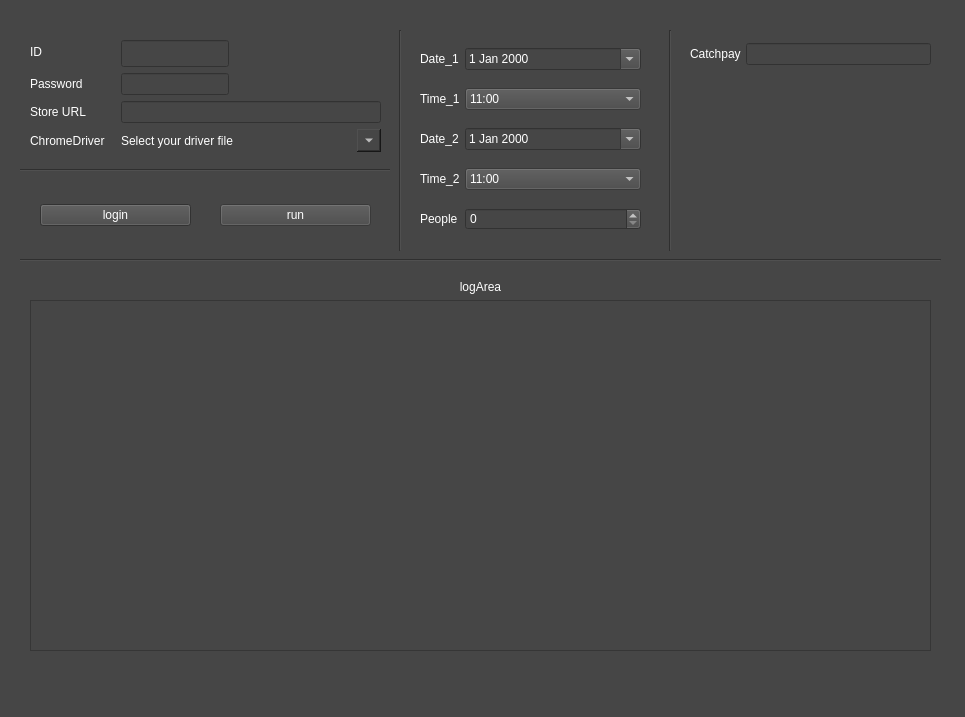
<?xml version="1.0" encoding="UTF-8"?>
<ui version="4.0">
 <class>Macro_h_window</class>
 <widget class="QMainWindow" name="Macro_h_window">
  <property name="geometry">
   <rect>
    <x>0</x>
    <y>0</y>
    <width>965</width>
    <height>717</height>
   </rect>
  </property>
  <property name="windowTitle">
   <string>Macro_h Ver.0.1</string>
  </property>
  <property name="windowIcon">
   <iconset>
    <normaloff>../temp_trash/temp/img/logo.png</normaloff>../temp_trash/temp/img/logo.png</iconset>
  </property>
  <property name="styleSheet">
   <string notr="true">background-color: rgb(70, 70, 70);
color: rgb(255,255,255)</string>
  </property>
  <widget class="QWidget" name="centralwidget">
   <widget class="QWidget" name="formLayoutWidget">
    <property name="geometry">
     <rect>
      <x>20</x>
      <y>30</y>
      <width>371</width>
      <height>132</height>
     </rect>
    </property>
    <layout class="QFormLayout" name="required_form">
     <property name="horizontalSpacing">
      <number>16</number>
     </property>
     <property name="leftMargin">
      <number>10</number>
     </property>
     <property name="topMargin">
      <number>10</number>
     </property>
     <property name="rightMargin">
      <number>10</number>
     </property>
     <property name="bottomMargin">
      <number>10</number>
     </property>
     <item row="0" column="0">
      <widget class="QLabel" name="label_id">
       <property name="text">
        <string>ID</string>
       </property>
      </widget>
     </item>
     <item row="0" column="1">
      <widget class="QLineEdit" name="text_id">
       <property name="enabled">
        <bool>true</bool>
       </property>
       <property name="sizePolicy">
        <sizepolicy hsizetype="Maximum" vsizetype="Expanding">
         <horstretch>0</horstretch>
         <verstretch>0</verstretch>
        </sizepolicy>
       </property>
      </widget>
     </item>
     <item row="1" column="0">
      <widget class="QLabel" name="label_pw">
       <property name="text">
        <string>Password</string>
       </property>
      </widget>
     </item>
     <item row="1" column="1">
      <widget class="QLineEdit" name="text_pw">
       <property name="sizePolicy">
        <sizepolicy hsizetype="Maximum" vsizetype="Fixed">
         <horstretch>0</horstretch>
         <verstretch>0</verstretch>
        </sizepolicy>
       </property>
       <property name="echoMode">
        <enum>QLineEdit::Password</enum>
       </property>
      </widget>
     </item>
     <item row="2" column="0">
      <widget class="QLabel" name="label_url">
       <property name="text">
        <string>Store URL</string>
       </property>
      </widget>
     </item>
     <item row="2" column="1">
      <widget class="QLineEdit" name="text_url"/>
     </item>
     <item row="3" column="0">
      <widget class="QLabel" name="label_driver">
       <property name="text">
        <string>ChromeDriver</string>
       </property>
      </widget>
     </item>
     <item row="3" column="1">
      <layout class="QHBoxLayout" name="horizontalLayout">
       <item>
        <widget class="QLabel" name="label_fname">
         <property name="text">
          <string>Select your driver file</string>
         </property>
        </widget>
       </item>
       <item>
        <widget class="QToolButton" name="toolButton_driver">
         <property name="sizePolicy">
          <sizepolicy hsizetype="Fixed" vsizetype="Fixed">
           <horstretch>0</horstretch>
           <verstretch>0</verstretch>
          </sizepolicy>
         </property>
         <property name="text">
          <string/>
         </property>
         <property name="toolButtonStyle">
          <enum>Qt::ToolButtonIconOnly</enum>
         </property>
         <property name="autoRaise">
          <bool>false</bool>
         </property>
         <property name="arrowType">
          <enum>Qt::DownArrow</enum>
         </property>
        </widget>
       </item>
      </layout>
     </item>
    </layout>
   </widget>
   <widget class="QWidget" name="gridLayoutWidget">
    <property name="geometry">
     <rect>
      <x>20</x>
      <y>180</y>
      <width>371</width>
      <height>71</height>
     </rect>
    </property>
    <layout class="QGridLayout" name="btn_grid">
     <property name="leftMargin">
      <number>20</number>
     </property>
     <property name="rightMargin">
      <number>20</number>
     </property>
     <property name="horizontalSpacing">
      <number>29</number>
     </property>
     <item row="0" column="1">
      <widget class="QPushButton" name="btn_run">
       <property name="enabled">
        <bool>false</bool>
       </property>
       <property name="text">
        <string>run</string>
       </property>
      </widget>
     </item>
     <item row="0" column="0">
      <widget class="QPushButton" name="btn_login">
       <property name="sizePolicy">
        <sizepolicy hsizetype="Minimum" vsizetype="Preferred">
         <horstretch>0</horstretch>
         <verstretch>0</verstretch>
        </sizepolicy>
       </property>
       <property name="text">
        <string>login</string>
       </property>
       <property name="flat">
        <bool>false</bool>
       </property>
      </widget>
     </item>
    </layout>
   </widget>
   <widget class="QWidget" name="verticalLayoutWidget">
    <property name="geometry">
     <rect>
      <x>20</x>
      <y>270</y>
      <width>921</width>
      <height>391</height>
     </rect>
    </property>
    <layout class="QVBoxLayout" name="log_vertical">
     <property name="leftMargin">
      <number>10</number>
     </property>
     <property name="topMargin">
      <number>10</number>
     </property>
     <property name="rightMargin">
      <number>10</number>
     </property>
     <property name="bottomMargin">
      <number>10</number>
     </property>
     <item>
      <widget class="QLabel" name="label_log">
       <property name="text">
        <string>logArea</string>
       </property>
       <property name="alignment">
        <set>Qt::AlignCenter</set>
       </property>
      </widget>
     </item>
     <item>
      <widget class="QTextBrowser" name="text_log">
       <property name="font">
        <font>
         <family>Ubuntu</family>
        </font>
       </property>
      </widget>
     </item>
    </layout>
   </widget>
   <widget class="QWidget" name="gridLayoutWidget_2">
    <property name="geometry">
     <rect>
      <x>410</x>
      <y>30</y>
      <width>241</width>
      <height>221</height>
     </rect>
    </property>
    <layout class="QGridLayout" name="time_area_grid" columnstretch="0,1" columnminimumwidth="0,0">
     <property name="leftMargin">
      <number>10</number>
     </property>
     <property name="rightMargin">
      <number>10</number>
     </property>
     <property name="horizontalSpacing">
      <number>5</number>
     </property>
     <property name="verticalSpacing">
      <number>0</number>
     </property>
     <item row="3" column="0">
      <widget class="QLabel" name="label_time_2">
       <property name="text">
        <string>Time_2</string>
       </property>
      </widget>
     </item>
     <item row="2" column="0">
      <widget class="QLabel" name="label_date_2">
       <property name="text">
        <string>Date_2</string>
       </property>
      </widget>
     </item>
     <item row="4" column="1">
      <widget class="QSpinBox" name="spinBox_people">
       <property name="enabled">
        <bool>false</bool>
       </property>
      </widget>
     </item>
     <item row="0" column="0">
      <widget class="QLabel" name="label_date_1">
       <property name="text">
        <string>Date_1</string>
       </property>
      </widget>
     </item>
     <item row="4" column="0">
      <widget class="QLabel" name="label_people">
       <property name="text">
        <string>People</string>
       </property>
      </widget>
     </item>
     <item row="1" column="0">
      <widget class="QLabel" name="label_time_1">
       <property name="text">
        <string>Time_1</string>
       </property>
      </widget>
     </item>
     <item row="0" column="1">
      <widget class="QDateEdit" name="dnt_date_1">
       <property name="enabled">
        <bool>false</bool>
       </property>
       <property name="currentSection">
        <enum>QDateTimeEdit::DaySection</enum>
       </property>
       <property name="calendarPopup">
        <bool>true</bool>
       </property>
      </widget>
     </item>
     <item row="2" column="1">
      <widget class="QDateEdit" name="dnt_date_2">
       <property name="enabled">
        <bool>false</bool>
       </property>
       <property name="calendarPopup">
        <bool>true</bool>
       </property>
      </widget>
     </item>
     <item row="1" column="1">
      <widget class="QComboBox" name="dnt_time_1">
       <property name="enabled">
        <bool>false</bool>
       </property>
       <property name="editable">
        <bool>false</bool>
       </property>
       <property name="currentIndex">
        <number>0</number>
       </property>
       <item>
        <property name="text">
         <string>11:00</string>
        </property>
       </item>
       <item>
        <property name="text">
         <string>12:00</string>
        </property>
       </item>
       <item>
        <property name="text">
         <string>13:00</string>
        </property>
       </item>
       <item>
        <property name="text">
         <string>14:00</string>
        </property>
       </item>
       <item>
        <property name="text">
         <string>15:00</string>
        </property>
       </item>
       <item>
        <property name="text">
         <string>16:00</string>
        </property>
       </item>
       <item>
        <property name="text">
         <string>17:00</string>
        </property>
       </item>
       <item>
        <property name="text">
         <string>18:00</string>
        </property>
       </item>
       <item>
        <property name="text">
         <string>19:00</string>
        </property>
       </item>
       <item>
        <property name="text">
         <string>20:00</string>
        </property>
       </item>
      </widget>
     </item>
     <item row="3" column="1">
      <widget class="QComboBox" name="dnt_time_2">
       <property name="enabled">
        <bool>false</bool>
       </property>
       <property name="editable">
        <bool>false</bool>
       </property>
       <property name="currentIndex">
        <number>0</number>
       </property>
       <item>
        <property name="text">
         <string>11:00</string>
        </property>
       </item>
       <item>
        <property name="text">
         <string>12:00</string>
        </property>
       </item>
       <item>
        <property name="text">
         <string>13:00</string>
        </property>
       </item>
       <item>
        <property name="text">
         <string>14:00</string>
        </property>
       </item>
       <item>
        <property name="text">
         <string>15:00</string>
        </property>
       </item>
       <item>
        <property name="text">
         <string>16:00</string>
        </property>
       </item>
       <item>
        <property name="text">
         <string>17:00</string>
        </property>
       </item>
       <item>
        <property name="text">
         <string>18:00</string>
        </property>
       </item>
       <item>
        <property name="text">
         <string>19:00</string>
        </property>
       </item>
       <item>
        <property name="text">
         <string>20:00</string>
        </property>
       </item>
      </widget>
     </item>
    </layout>
   </widget>
   <widget class="QWidget" name="gridLayoutWidget_3">
    <property name="geometry">
     <rect>
      <x>680</x>
      <y>29</y>
      <width>261</width>
      <height>51</height>
     </rect>
    </property>
    <layout class="QGridLayout" name="opt_grid" columnstretch="0,1">
     <property name="leftMargin">
      <number>10</number>
     </property>
     <property name="topMargin">
      <number>0</number>
     </property>
     <property name="rightMargin">
      <number>10</number>
     </property>
     <property name="horizontalSpacing">
      <number>5</number>
     </property>
     <property name="verticalSpacing">
      <number>0</number>
     </property>
     <item row="0" column="1">
      <widget class="QLineEdit" name="pay_pw_val">
       <property name="enabled">
        <bool>false</bool>
       </property>
       <property name="maxLength">
        <number>4</number>
       </property>
       <property name="echoMode">
        <enum>QLineEdit::Password</enum>
       </property>
      </widget>
     </item>
     <item row="0" column="0">
      <widget class="QLabel" name="pay_pw_label">
       <property name="text">
        <string>Catchpay</string>
       </property>
      </widget>
     </item>
    </layout>
   </widget>
   <widget class="Line" name="line">
    <property name="geometry">
     <rect>
      <x>20</x>
      <y>250</y>
      <width>921</width>
      <height>20</height>
     </rect>
    </property>
    <property name="orientation">
     <enum>Qt::Horizontal</enum>
    </property>
   </widget>
   <widget class="Line" name="line_2">
    <property name="geometry">
     <rect>
      <x>20</x>
      <y>160</y>
      <width>371</width>
      <height>20</height>
     </rect>
    </property>
    <property name="orientation">
     <enum>Qt::Horizontal</enum>
    </property>
   </widget>
   <widget class="Line" name="line_3">
    <property name="geometry">
     <rect>
      <x>390</x>
      <y>30</y>
      <width>20</width>
      <height>221</height>
     </rect>
    </property>
    <property name="orientation">
     <enum>Qt::Vertical</enum>
    </property>
   </widget>
   <widget class="Line" name="line_4">
    <property name="geometry">
     <rect>
      <x>660</x>
      <y>30</y>
      <width>20</width>
      <height>221</height>
     </rect>
    </property>
    <property name="orientation">
     <enum>Qt::Vertical</enum>
    </property>
   </widget>
  </widget>
 </widget>
 <resources/>
 <connections>
  <connection>
   <sender>btn_login</sender>
   <signal>clicked()</signal>
   <receiver>Macro_h_window</receiver>
   <slot>btn_clicked()</slot>
   <hints>
    <hint type="sourcelabel">
     <x>72</x>
     <y>216</y>
    </hint>
    <hint type="destinationlabel">
     <x>-30</x>
     <y>245</y>
    </hint>
   </hints>
  </connection>
 </connections>
 <slots>
  <slot>btn_clicked()</slot>
 </slots>
</ui>
